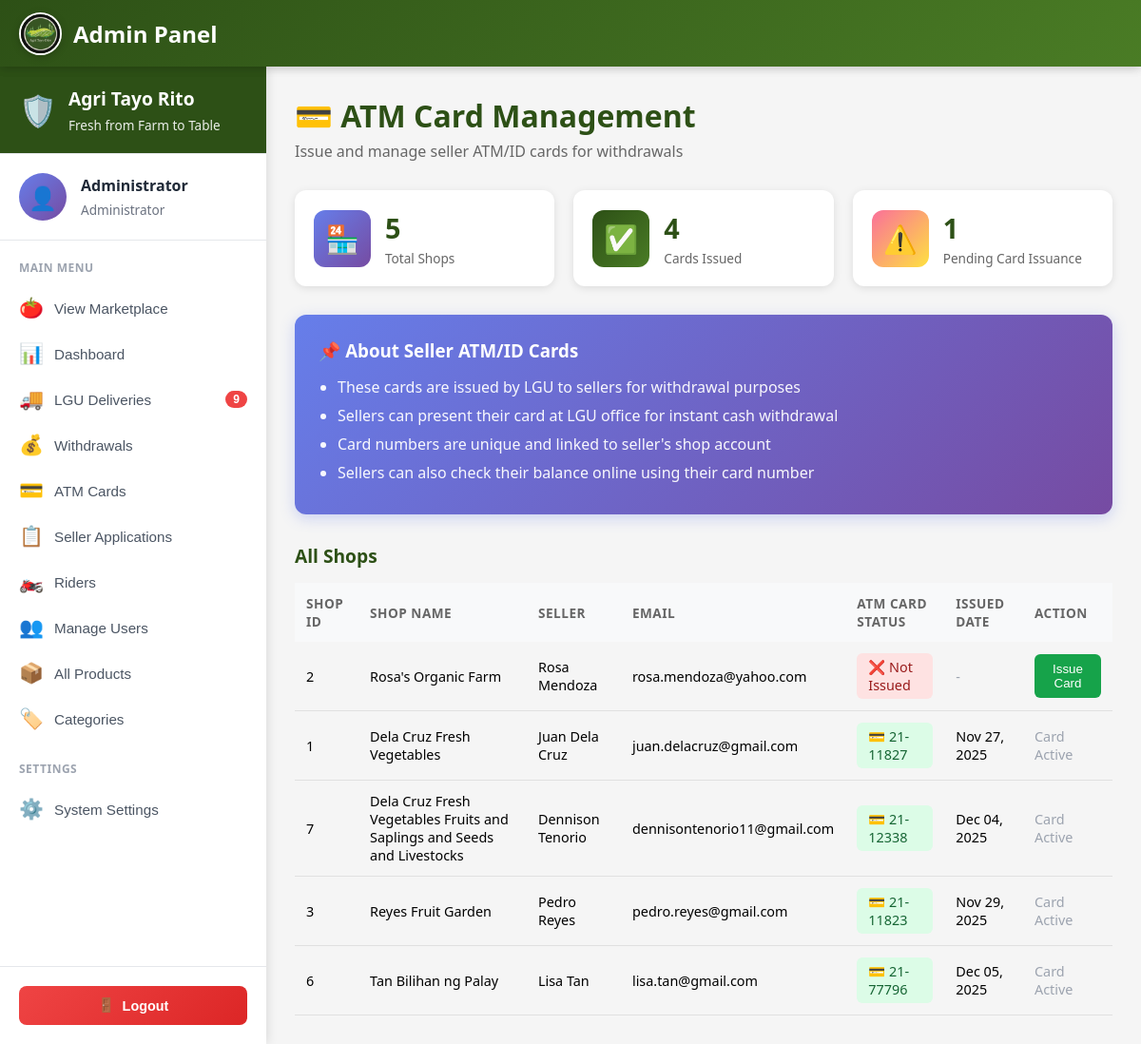
The page /public/profile/admin/cards (signed in) on the database its author committed.
### tables this page shows
CREATE TABLE `seller_profiles` (
  `sellerID` int(11) NOT NULL,
  `shopID` int(11) DEFAULT NULL,
  `userID` int(11) NOT NULL,
  `business_name` varchar(255) NOT NULL,
  `business_description` text DEFAULT NULL,
  `farm_location` text DEFAULT NULL,
  `rating` decimal(2,1) DEFAULT 0.0,
  `total_sales` int(11) DEFAULT 0,
  `is_verified` tinyint(1) DEFAULT 0,
  `created_at` timestamp NOT NULL DEFAULT current_timestamp()
);

CREATE TABLE `shops` (
  `shopID` int(11) NOT NULL,
  `sellerID` int(11) NOT NULL,
  `shop_name` varchar(255) NOT NULL,
  `shop_slug` varchar(255) NOT NULL,
  `shop_description` text DEFAULT NULL,
  `shop_logo` varchar(500) DEFAULT NULL,
  `shop_banner` varchar(500) DEFAULT NULL,
  `farm_location` text DEFAULT NULL,
  `business_hours` varchar(255) DEFAULT NULL,
  `contact_number` varchar(20) DEFAULT NULL,
  `rating` decimal(3,2) DEFAULT 0.00,
  `total_products` int(11) DEFAULT 0,
  `total_orders` int(11) DEFAULT 0,
  `total_reviews` int(11) DEFAULT 0,
  `balance` decimal(10,2) DEFAULT 0.00,
  `total_earned` decimal(10,2) DEFAULT 0.00,
  `total_withdrawn` decimal(10,2) DEFAULT 0.00,
  `atm_card_number` varchar(50) DEFAULT NULL,
  `atm_card_issued_at` timestamp NULL DEFAULT NULL,
  `is_verified` tinyint(1) DEFAULT 0,
  `is_active` tinyint(1) DEFAULT 1,
  `created_at` timestamp NOT NULL DEFAULT current_timestamp(),
  `updated_at` timestamp NOT NULL DEFAULT current_timestamp() ON UPDATE current_timestamp()
);

CREATE TABLE `users` (
  `userID` int(11) NOT NULL,
  `email` varchar(255) NOT NULL,
  `profile_image` varchar(500) DEFAULT NULL,
  `password_hash` varchar(255) NOT NULL,
  `full_name` varchar(200) NOT NULL,
  `phone` varchar(20) DEFAULT NULL,
  `avatar` varchar(255) DEFAULT '/images/avatars/avt1.jpg',
  `role` enum('buyer','seller','admin') DEFAULT 'buyer',
  `is_active` tinyint(1) DEFAULT 1,
  `created_at` timestamp NOT NULL DEFAULT current_timestamp(),
  `updated_at` timestamp NOT NULL DEFAULT current_timestamp() ON UPDATE current_timestamp()
);

### app/views/profile/admin/cards.php (the view, shortened to what this page needs)
<?php
$db = new Database();
$conn = $db->connect();
$allShops = $conn->query("SELECT s.*, sp.business_name, u.full_name as seller_name, u.email
                          FROM shops s
                          JOIN seller_profiles sp ON s.sellerID = sp.sellerID
                          JOIN users u ON sp.userID = u.userID
                          WHERE s.is_active = 1
                          ORDER BY s.atm_card_number IS NULL DESC, s.shop_name ASC")->fetchAll(PDO::FETCH_ASSOC);
$stats = [
    'total_shops' => count($allShops),
    'with_cards' => count(array_filter($allShops, fn($s) => !empty($s['atm_card_number']))),
    'without_cards' => count(array_filter($allShops, fn($s) => empty($s['atm_card_number'])))
];
?>
<!DOCTYPE html>
<html lang="en">
<head>
    <link rel="stylesheet" href="<?php echo BASE_URL; ?>css/responsive.css">
    <link rel="stylesheet" href="<?php echo BASE_URL; ?>css/admin/dashboard.css">
</head>
<body>
    <nav class="top-navbar">
        <div class="logo-wrapper">
            <span class="logo">Admin Panel</span>
        </div>
    </nav>
    <?php
    require_once __DIR__ . '/admin-nav.php';
    ?>
    <main class="main-content">
        <div class="page-header">
            <h1 class="page-title">💳 ATM Card Management</h1>
            <p class="page-subtitle">Issue and manage seller ATM/ID cards for withdrawals</p>
        </div>
        <section class="stats-section">
            <div class="stat-card">
                <div class="stat-icon" style="background: linear-gradient(135deg, #667eea 0%, #764ba2 100%);">🏪</div>
                <div class="stat-info">
                    <h3 class="stat-value"><?php echo number_format($stats['total_shops']); ?></h3>
                    <p class="stat-label">Total Shops</p>
                </div>
            </div>
            <div class="stat-card">
                <div class="stat-icon" style="background: linear-gradient(135deg, #2d5016 0%, #4a7c25 100%);">✅</div>
                <div class="stat-info">
                    <h3 class="stat-value"><?php echo number_format($stats['with_cards']); ?></h3>
                    <p class="stat-label">Cards Issued</p>
                </div>
            </div>
            <div class="stat-card">
                <div class="stat-icon" style="background: linear-gradient(135deg, #fa709a 0%, #fee140 100%);">⚠️</div>
                <div class="stat-info">
                    <h3 class="stat-value"><?php echo number_format($stats['without_cards']); ?></h3>
                    <p class="stat-label">Pending Card Issuance</p>
                </div>
            </div>
        </section>
        <section class="info-section">
            <div class="info-card">
                <h3>📌 About Seller ATM/ID Cards</h3>
                <ul>
                    <li>These cards are issued by LGU to sellers for withdrawal purposes</li>
                    <li>Sellers can present their card at LGU office for instant cash withdrawal</li>
                    <li>Card numbers are unique and linked to seller's shop account</li>
                    <li>Sellers can also check their balance online using their card number</li>
                </ul>
            </div>
        </section>
        <section class="shops-section">
            <div class="section-header">
                <h2 class="section-title">All Shops</h2>
            </div>
            <div class="table-container">
                <table class="data-table">
                    <thead>
                        <tr>
                            <th>Shop ID</th>
                            <th>Shop Name</th>
                            <th>Seller</th>
                            <th>Email</th>
                            <th>ATM Card Status</th>
                            <th>Issued Date</th>
                            <th>Action</th>
                        </tr>
                    </thead>
                    <tbody>
                        <?php foreach ($allShops as $shop): ?>
                        <tr>
                            <td><?php echo $shop['shopID']; ?></td>
                            <td><?php echo htmlspecialchars($shop['shop_name']); ?></td>
                            <td><?php echo htmlspecialchars($shop['seller_name']); ?></td>
                            <td><?php echo htmlspecialchars($shop['email']); ?></td>
                            <td>
                                <?php if ($shop['atm_card_number']): ?>
                                    <span class="card-issued">
                                        💳 <?php echo htmlspecialchars($shop['atm_card_number']); ?>
                                    </span>
                                <?php else: ?>
                                    <span class="card-not-issued">❌ Not Issued</span>
                                <?php endif; ?>
                            </td>
                            <td>
                                <?php if ($shop['atm_card_issued_at']): ?>
                                    <?php echo date('M d, Y', strtotime($shop['atm_card_issued_at'])); ?>
                                <?php else: ?>
                                    <span class="text-muted">-</span>
                                <?php endif; ?>
                            </td>
                            <td>
                                <?php if (!$shop['atm_card_number']): ?>
                                    <button onclick="showIssueCardModal(<?php echo $shop['shopID']; ?>, '<?php echo htmlspecialchars($shop['shop_name']); ?>')"
                                            class="btn-issue">Issue Card</button>
                                <?php else: ?>
                                    <span class="text-muted">Card Active</span>
                                <?php endif; ?>
                            </td>
                        </tr>
                        <?php endforeach; ?>
                    </tbody>
                </table>
            </div>
        </section>
    </main>
</body>
</html>

### public/css/admin/dashboard.css (style rules this page uses)
* { margin: 0; padding: 0; box-sizing: border-box; }
body { font-family: 'Segoe UI', Tahoma, Geneva, Verdana, sans-serif; background: #f5f5f5; }
.top-navbar { background: #2d5016; padding: 12px 20px; display: flex; align-items: center; justify-content: space-between; box-shadow: 0 2px 10px rgba(0, 0, 0, 0.1); position: fixed; top: 0; left: 0; right: 0; z-index: 1000; }
.logo-wrapper { display: flex; align-items: center; gap: 10px; }
.logo { color: white; font-size: 1.2rem; font-weight: 700; }
.main-content { margin-top: 75px; padding: 30px; max-width: 1400px; margin-left: auto; margin-right: auto; }
.page-header { margin-bottom: 30px; }
.page-title { font-size: 2rem; color: #2d5016; margin-bottom: 5px; font-weight: 700; }
.page-subtitle { font-size: 1rem; color: #666; }
.stats-section { display: grid; grid-template-columns: repeat(auto-fit, minmax(250px, 1fr)); gap: 20px; margin-bottom: 30px; }
.stat-card { background: white; border-radius: 12px; padding: 20px; display: flex; align-items: center; gap: 15px; box-shadow: 0 2px 8px rgba(0, 0, 0, 0.1); transition: all 0.3s; }
.stat-icon { width: 60px; height: 60px; border-radius: 12px; display: flex; align-items: center; justify-content: center; font-size: 1.8rem; color: white; }
.stat-info { flex: 1; }
.stat-value { font-size: 1.8rem; color: #2d5016; font-weight: 700; margin-bottom: 3px; }
.stat-label { font-size: 0.85rem; color: #666; }
.section-header { display: flex; justify-content: space-between; align-items: center; margin-bottom: 15px; }
.section-title { font-size: 1.2rem; color: #2d5016; font-weight: 700; }
.table-container { overflow-x: auto; }
.data-table { width: 100%; border-collapse: collapse; }
.data-table thead { background: #f8f9fa; }
.data-table th { padding: 12px; text-align: left; font-size: 0.85rem; color: #666; font-weight: 600; text-transform: uppercase; letter-spacing: 0.5px; }
.data-table td { padding: 12px; border-bottom: 1px solid #e0e0e0; font-size: 0.9rem; }

### app/views/profile/admin/admin-nav.php (style rules this page uses)
.top-navbar { position: fixed; top: 0; left: 0; right: 0; height: 70px; background: linear-gradient(135deg, #2d5016 0%, #4a7c25 100%); display: flex; justify-content: space-between; align-items: center; padding: 0 20px; z-index: 1000; box-shadow: 0 2px 10px rgba(0, 0, 0, 0.1); gap: 20px; }
.logo-wrapper { display: flex; align-items: center; gap: 12px; }
.logo { color: white; font-size: 1.5rem; font-weight: bold; }
.main-content { margin-left: 280px; margin-top: 70px; padding: 30px; min-height: calc(100vh - 70px); }

### app/views/profile/admin/cards.php (style rules this page uses)
.info-section { margin-bottom: 30px; }
.info-card { background: linear-gradient(135deg, #667eea 0%, #764ba2 100%); color: white; padding: 25px; border-radius: 12px; box-shadow: 0 4px 15px rgba(102, 126, 234, 0.3); }
.info-card h3 { margin: 0 0 15px 0; }
.info-card ul { margin: 0; padding-left: 20px; }
.info-card li { margin-bottom: 8px; opacity: 0.95; }
.card-issued { padding: 5px 12px; background: #dcfce7; color: #166534; border-radius: 6px; font-weight: 500; display: inline-block; }
.card-not-issued { padding: 5px 12px; background: #fee2e2; color: #991b1b; border-radius: 6px; display: inline-block; }
.btn-issue { padding: 8px 16px; background: #16a34a; color: white; border: none; border-radius: 6px; cursor: pointer; font-weight: 500; }
.text-muted { color: #9ca3af; }

### rows shown on the page
seller_profiles: shopID.shopID "2", shopID.shop_name "Rosa's Organic Farm", userID.full_name "Rosa Mendoza", userID.email "rosa.mendoza@yahoo.com", shows "❌ Not Issued"
seller_profiles: shopID.shopID "1", shopID.shop_name "Dela Cruz Fresh Vegetables", userID.full_name "Juan Dela Cruz", userID.email "juan.delacruz@gmail.com", shopID.atm_card_number "21-11827", shopID.atm_card_issued_at "Nov 27, 2025", shows "Card Active"
seller_profiles: shopID.shopID "7", shopID.shop_name "Dela Cruz Fresh Vegetables Fruits and Saplings and Seeds and Livestocks", userID.full_name "Dennison Tenorio", userID.email "dennisontenorio11@gmail.com", shopID.atm_card_number "21-12338", shopID.atm_card_issued_at "Dec 04, 2025", shows "Card Active"
seller_profiles: shopID.shopID "3", shopID.shop_name "Reyes Fruit Garden", userID.full_name "Pedro Reyes", userID.email "pedro.reyes@gmail.com", shopID.atm_card_number "21-11823", shopID.atm_card_issued_at "Nov 29, 2025", shows "Card Active"
seller_profiles: shopID.shopID "6", shopID.shop_name "Tan Bilihan ng Palay", userID.full_name "Lisa Tan", userID.email "lisa.tan@gmail.com", shopID.atm_card_number "21-77796", shopID.atm_card_issued_at "Dec 05, 2025", shows "Card Active"

### other values the page prints
$_SESSION['username'] "Administrator"
$pending_pickups "9"
$stats['total_shops'] "5"
$stats['with_cards'] "4"
$stats['without_cards'] "1"
